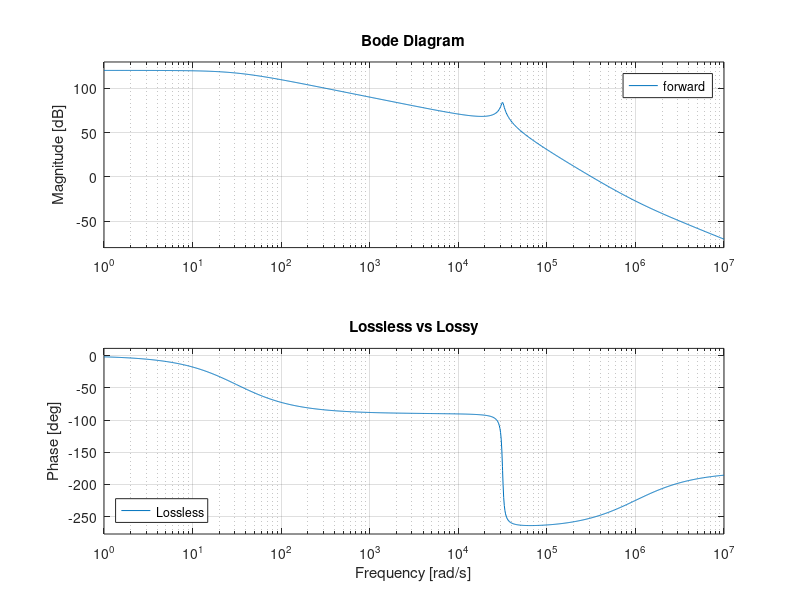
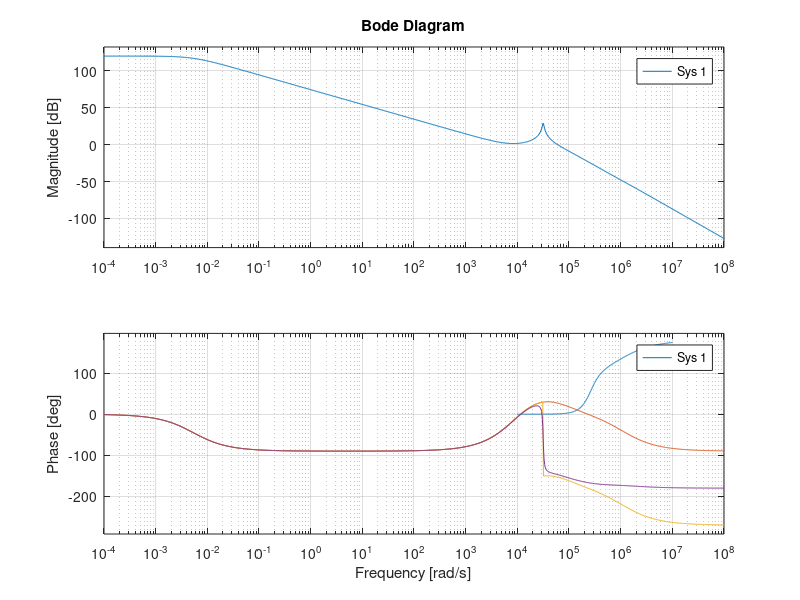

Recreate these plots in MATLAB, in order. (Note: this script raises an error after producing the figures.)
s = tf('s');
% opamp model
A = 300e3;
GBW = 1.5e6; %MHz
wp = 2*pi*(GBW/A);
H = A/(1+s/wp);
%H = A;

VM = 3;
% loop gain, without feedback factor
Vin = 10;
L = 10e-6;
C = 100e-6;
R = 1e5;
Q = R*sqrt(C/L);
wn = 1/sqrt(L*C);
Gvd = tf([Vin], [1/(wn^2), 1/(Q*wn), 1]);

% non-ideal LC
RL = 1e-2;
RC = 1e-2;
Gvd2 = Vin*tf([C*RC, 1], [L*C*(R+RC)/R, L/R+RC*C+RL*C+RL*RC*C/R, 1+RL/R]);
%bode(Gvd2);

%lag compensator
zero = 2*pi*(wn*0.3);
pole = 2*pi*(30000);
G = (1+s/zero)*(1+s/(zero))/(1+s/pole);

forward = H*Gvd2/VM;
f = logspace(1,5,100);
v = bode(forward, 2*pi*f);
%loglog(f, v(:,:));
grid on;
xlabel('Freq Hz');
ylabel('Fwd');

%rlocus(forward, [0.5, 1]);
hold on;
bode(H*Gvd/VM)
bode(forward)
title('Lossless vs Lossy');
legend({'Lossless','Lossy'},'Location','southwest')
%bode(Gvd)
grid on;
%%
figure;
fb = feedback(forward, tf([1], [2]));
bode(fb);
%%
R1 = 31e3;
R2 = 5e3;
R3 = 5e3;
C1 = 150e-12;
C2 = 20e-9;
C3 = 3e-9;
beta = R1*R3*C1*s*(s+(C1+C2)/(C1*C2*R2))*(s+1/(R3*C3))/((R1+R3)*(s+1/(R2*C2))*(s+1/((R1+R3)*C3)));
hold on;
%bode(beta)
Hcomp = H/(1+H*beta);
bode(Hcomp)
bode(Hcomp*Gvd/VM);
bode(Hcomp*Gvd2/VM);
delay = tf(1,1,'InputDelay',3e-5/2);
bode(Hcomp*Gvd2*delay/VM,{1,100000});
grid on;